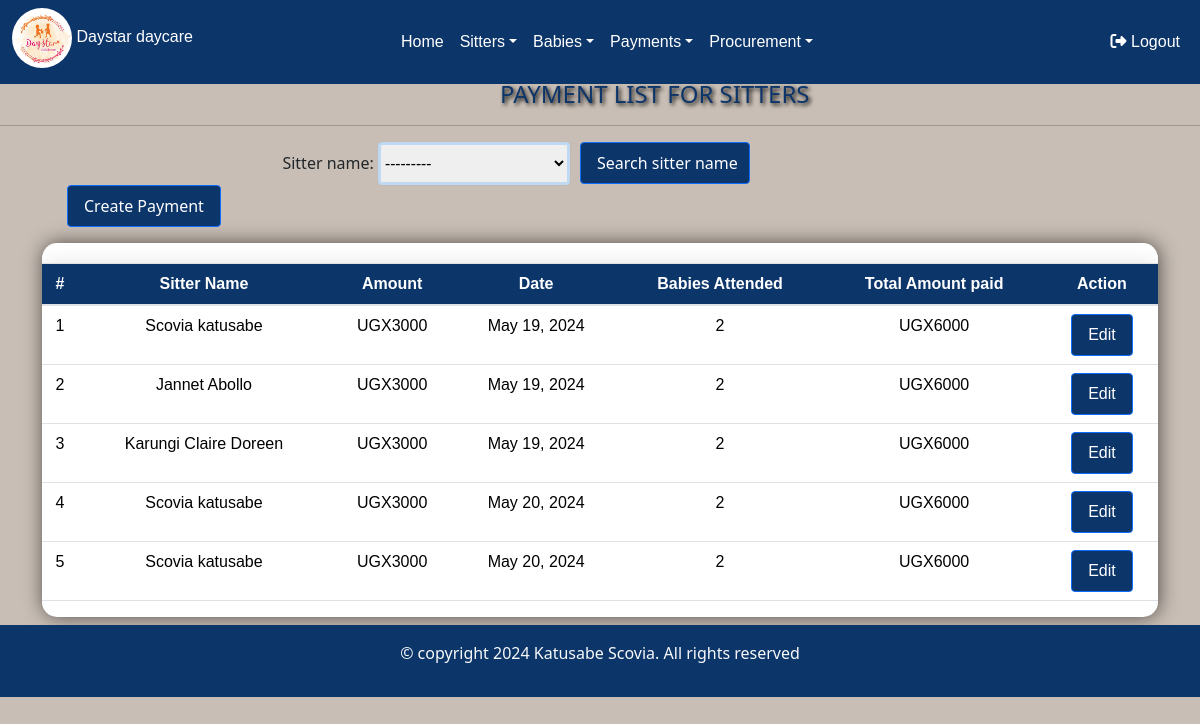
The app's page /payment_list/ with its own data.
### day/models.py (models this page shows, shortened)
class Sitter_arrival(models.Model):
    sitter_name=models.ForeignKey(Sitterform, on_delete=models.CASCADE)
    date_of_arrival=models.DateTimeField()
    Attendancestatus=models.CharField(choices=[('onduty', 'onduty')], max_length=100)
    created_at=models.DateTimeField(auto_now_add=True, null=True)
    def __str__(self):
        return str(self.sitter_name)

class Sitterpayment(models.Model):
    sitter_name=models.ForeignKey(Sitter_arrival, on_delete=models.CASCADE)
    amount_paid=models.IntegerField(default=3000)
    date=models.DateField(default=timezone.now)
    numbers_of_babies_attended_to=models.IntegerField(default=0)
    def total_amount(self):
        total= self.amount_paid * self.numbers_of_babies_attended_to
        return int(total)

class Sitterform(models.Model):
    name=models.CharField(max_length=200)
    gender=models.CharField(choices=[('male', 'Male'),('Female', 'Female')], max_length=100)
    location=models.CharField(choices=[('kabalagala', 'kabalagala')], max_length=100)
    date_of_birth=models.DateField(default=timezone.now)
    next_of_kin=models.CharField( max_length=200)
    national_identification_number=models.CharField(max_length=200,validators=[NINvalidate])
    recommenders_name=models.CharField(max_length=200)
    religon=models.CharField(max_length=200,null=True, blank=True)
    level_of_education=models.CharField( choices=[('Diploma','Diploma'),('Highschool certificate','Highschool certificate'),('Others','Others')],max_length=200)
    contacts=models.CharField(max_length=100,validators=[contactvalidate])
    date=models.DateField(default=timezone.now)
    def __str__(self):
        return self.name

### day/views.py (the view)
# urls.py: path('payment_list/', views.payment_list, name='payment_list'),
def payment_list(request):
  payments=Sitterpayment.objects.all().order_by('id')
  payment_filter=SitterpaymentFilter(request.GET,queryset=payments)
  payments=payment_filter.qs
  return render(request,'payment_list.html',{'payments':payments,'payment_filter':payment_filter})

### day/templates/payment_list.html (shortened to what this page needs)
{% extends 'base.html' %}
{% load static %}
{% block content%}
</head>
<body>
<h4 class="mb-3">PAYMENT LIST FOR SITTERS</h4><hr>
<div class="search">
<form action="" method="GET"style="">
    {{payment_filter.form}}
    <input type="submit" value="Search sitter name" class="btn btn-primary" style="width:170px"/>
    </form>
</div>
<div class="container">
<a href="{% url 'create_payment' %}" class="btn btn-primary mb-3" style="margin-left:25px;">Create Payment</a>
<div class="table-container">
<div class="table-responsive">
    <table id="dataTable" class="table table-stripped table-hover">
        <thead class="frame" style="text-align:center;">
            <tr>
                <th scope="col">#</th>
                <th scope="col"> Sitter Name</th>
                <th scope="col">Amount</th>
                <th scope="col">Date</th>
                <th scope="col">Babies Attended</th>
                <th scope="col">Total Amount paid</th>
                <th scope="col">Action</th>
        </thead>
        <tbody style="text-align:center;">
            {% for payment in payments %}
            <tr>
                <td>{{ payment.id }}</td>
                <td>{{ payment.sitter_name}}</td>
                <td>UGX{{ payment.amount_paid }}</td>
                <td>{{ payment.date }}</td>
                <td>{{ payment.numbers_of_babies_attended_to}}</td>
                <td>UGX{{ payment.total_amount}}</td>
               <td> <a href="{% url 'edit_paymentsitter' id=payment.id %}" class="btn btn-primary">Edit</a>
            </td>
            </tr>
            {% endfor %}
        </tbody>
    </table>
</div>
</div>
</div>
{% endblock %}

### day/templates/payment_list.html (style rules this page uses)
input { width: 50%; }
.table-responsive { box-shadow: 0 0 20px rgba(0, 0, 0, 0.1); margin-top: 20px; }
h4 { margin-left: 500px; color:#0C356A; text-shadow: 2px 2px 4px #000000; }
body { background-color: #c8beb5; margin-top: 80px; }
.btn-primary { background-color: #094f9f; }
.btn { background-color: #0c356a; color: white; transition: background-color 0.7s; text-decoration: none; padding: 8px 16px; border-radius: 4px; }
.table-container { box-shadow: 1px 0px 20px -1px rgba(0,0,0,0.65); overflow-x: auto; max-width: 100%; border-radius: i5px; background-color: white; border-radius: 15px; font-family:sans-serif; }
.frame th { background-color: #0c356a; color:white; }
.search { display: flex; align-items: center; justify-content: flex-end; margin-right: 450px; }
.search form input[type="submit"] { margin-left: 10px; }
.search form { display: flex; align-items: center; margin-bottom: 0; }
select[name="sitter_name"] { border: 3px solid rgba(0, 128, 255, 0.2); box-shadow: 0 0 0.1rem rgba(0, 0, 0, 0.1); transition: border-color 0.3s, box-shadow 0.3s; border-radius: 4px; padding:0.4rem 0; }

### records on screen
Sitter_arrival: sitter_name "---------"
Sitterpayment: id "1", sitter_name "Scovia katusabe", amount_paid "3000", date "May 19, 2024", numbers_of_babies_attended_to "2", total_amount "6000"
Sitterpayment: id "2", sitter_name "Jannet Abollo", amount_paid "3000", date "May 19, 2024", numbers_of_babies_attended_to "2", total_amount "6000"
Sitterpayment: id "3", sitter_name "Karungi Claire Doreen", amount_paid "3000", date "May 19, 2024", numbers_of_babies_attended_to "2", total_amount "6000"
Sitterpayment: id "4", sitter_name "Scovia katusabe", amount_paid "3000", date "May 20, 2024", numbers_of_babies_attended_to "2", total_amount "6000"
Sitterpayment: id "5", sitter_name "Scovia katusabe", amount_paid "3000", date "May 20, 2024", numbers_of_babies_attended_to "2", total_amount "6000"
